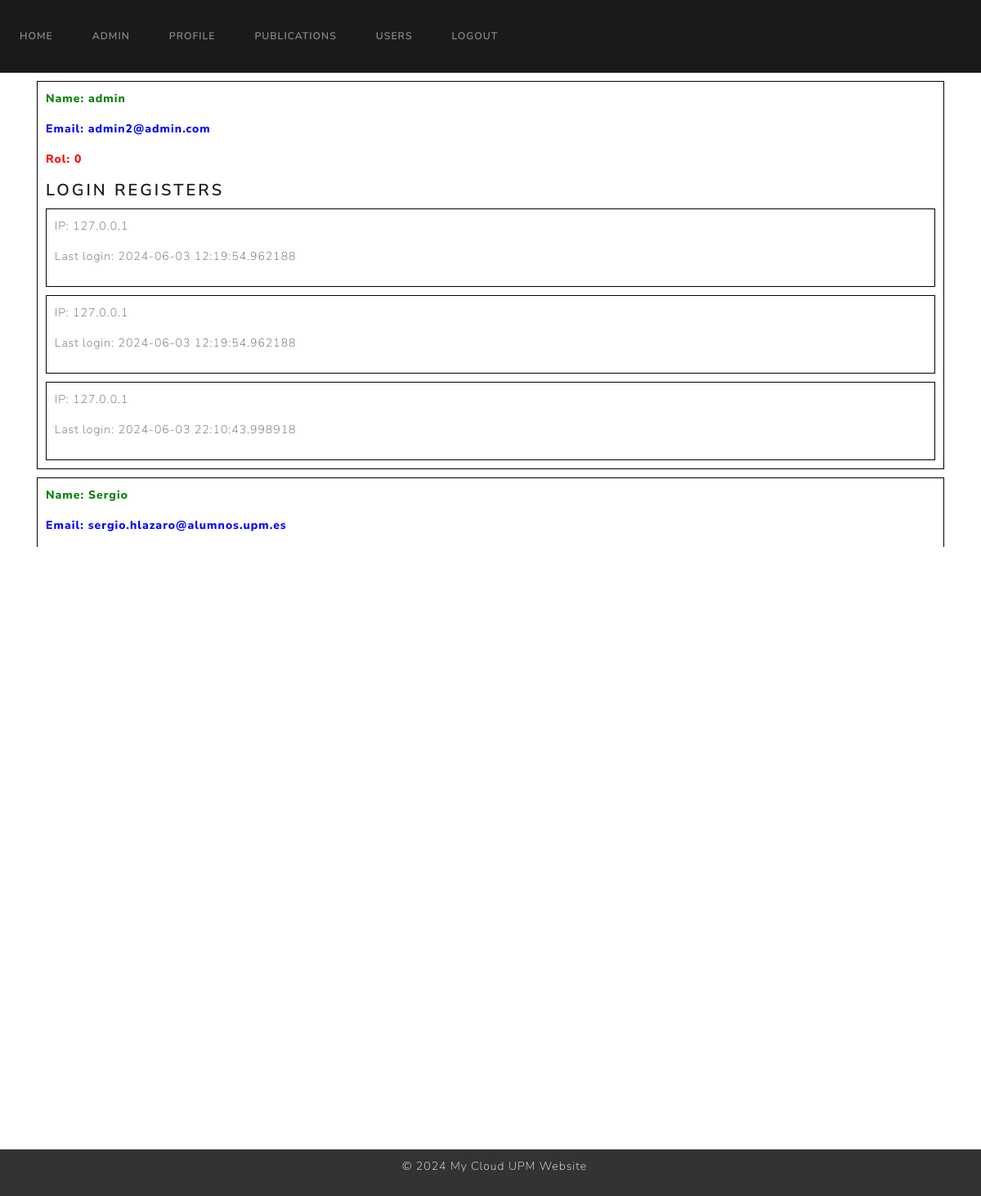
The page /admin (signed in) on the database its author committed.
### website/models.py (models this page shows)
class User(UserMixin, db.Model):
    id = db.Column(db.Integer, primary_key=True)
    name = db.Column(db.String(100), unique=True, nullable=False)
    surname = db.Column(db.String(100), unique=True, nullable=False)
    email = db.Column(db.String(100), unique=True, nullable=False)
    password = db.Column(db.String(100), nullable=False)
    role = db.Column(db.Integer, nullable=False, default=1)  # 0 para admin, 1 para usuario regular
    publications = db.relationship('Publication')
    login_records = db.relationship('LoginRecord')

class LoginRecord(db.Model):
    id = db.Column(db.Integer, primary_key=True)
    user_id = db.Column(db.Integer, db.ForeignKey('user.id'), nullable=False)
    ip_address = db.Column(db.String(50), nullable=False)
    login_time = db.Column(db.DateTime, default=datetime.now(pytz.timezone('Europe/Madrid')))

### website/views.py (the view)
@views.route('/admin')
@login_required
def admin():
    if current_user.role != 0:
        flash('You are not allowed to access this page', category='error')
        print('You are not allowed to access this page')
        return redirect(url_for('views.home'))
    users = User.query.all()
    login_records = LoginRecord.query.all()
    return render_template('admin.html', user=current_user, users=users, login_records=login_records)

### website/templates/admin.html (shortened to what this page needs)
{% extends "base.html" %}
{% block content %}
<div style="max-width: 1500px; margin: auto; max-height: 580px; overflow-y: auto;">
    {% for user in users %}
    <div style="border: 1px solid black; padding: 10px; margin-top: 10px; position: relative;">
        <p style="color: green; font-weight: 800;">Name: {{ user.name }}</p>
        <p style="color: blue; font-weight: 800;">Email: {{ user.email }}</p>
        <p style="color: red; font-weight: 800;">Rol: {{ user.role }}</p>
        <h4>Login Registers</h4>
        {% for record in user.login_records %}
        <div style="border: 1px solid black; padding: 10px; margin-top: 10px; position: relative;">
            <p>IP: {{ record.ip_address }}</p>
            <p>Last login: {{ record.login_time }}</p>
        </div>
        {% endfor %}
    </div>
    {% endfor %}
</div>
{% endblock %}

### website/templates/base.html (shortened to what this page needs)
<!DOCTYPE html>
<html>
    <head>
        <link href="https://cdn.jsdelivr.net/npm/bootstrap@5.3.3/dist/css/bootstrap.min.css" rel="stylesheet">
        <link rel="stylesheet" href="https://cdn.jsdelivr.net/npm/bootswatch@4.5.2/dist/lux/bootstrap.min.css">
    </head>
    <body>
        <nav class="navbar navbar-expand-lg navbar-dark bg-primary">
            <div class="collapse navbar-collapse" id="navbarNav">
                <div class="navbar-nav">
                    {% if user.is_authenticated %}
                    <a class="nav-item nav-link" id="home" href="/home">Home</a>
                    {% if user.role == 0 %}
                    <a class="nav-item nav-link" id="admin" href="/admin">Admin</a>
                    {% endif %}
                    <a class="nav-item nav-link" id="profile" href="/profile">Profile</a>
                    <a class="nav-item nav-link" id="publications" href="/publications">Publications</a>
                    <a class="nav-item nav-link" id="userlist" href="/userlist">Users</a>
                    <a class="nav-item nav-link" id="profile" href="/logout">Logout</a>
                    {% endif %}
                </div>
            </div>
        </nav>
        <div class="container" style="flex: 1;">
            {% block content %}
            {% endblock %}
        </div>
        <footer style="background-color: #333;
                        color: #fff;
                        text-align: center;
                        padding: 10px;
                        position: fixed;
                        bottom: 0;
                        width: 100%;">
            <p style="margin-left: 10px;">&copy; 2024 My Cloud UPM Website</p>
        </footer>
    </body>
</html>

### rows shown on the page
User: name "admin", email "admin2@admin.com", role "0"
LoginRecord: ip_address "127.0.0.1", login_time "2024-06-03 12:19:54.962188"
LoginRecord: ip_address "127.0.0.1", login_time "2024-06-03 12:19:54.962188"
LoginRecord: ip_address "127.0.0.1", login_time "2024-06-03 22:10:43.998918"
User: name "Sergio", email "sergio.hlazaro@alumnos.upm.es"
